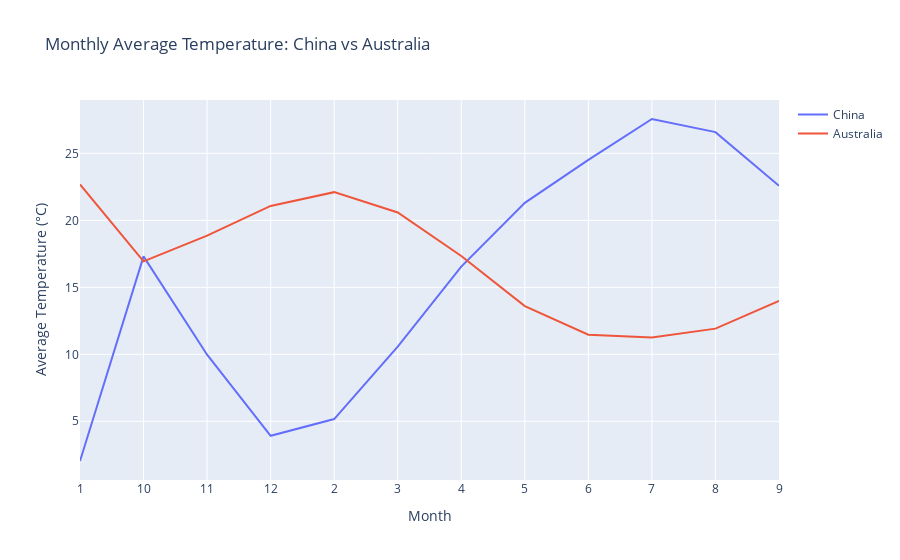

The cell this chart's notebook holds for it:
### Code cell
# 计算每月的平均气温
avg_temp_month_china = df_china.groupby('Month')['AvgTemperature'].mean()
avg_temp_month_australia = df_australia.groupby('Month')['AvgTemperature'].mean()

# 创建图表
fig = go.Figure()
fig.add_trace(go.Scatter(x=avg_temp_month_china.index, y=avg_temp_month_china, mode='lines', name='China'))
fig.add_trace(go.Scatter(x=avg_temp_month_australia.index, y=avg_temp_month_australia, mode='lines', name='Australia'))
fig.update_layout(title='Monthly Average Temperature: China vs Australia',
                  xaxis_title='Month',
                  yaxis_title='Average Temperature (°C)')
fig.show()
# save this data to txt
df_china.to_csv('china.csv')
df_australia.to_csv('australia.csv')

### Figure 1 — Plotly figure (JSON) as saved in the notebook; plotly's stock layout.template omitted (floating-point values rounded to 4 significant figures)
{"data": [{"mode": "lines", "name": "China", "type": "scatter", "x": ["1", "10", "11", "12", "2", "3", "4", "5", "6", "7", "8", "9"], "y": [2.036, 17.31, 9.972, 3.917, 5.167, 10.57, 16.55, 21.31, 24.52, 27.57, 26.59, 22.59]}, {"mode": "lines", "name": "Australia", "type": "scatter", "x": ["1", "10", "11", "12", "2", "3", "4", "5", "6", "7", "8", "9"], "y": [22.68, 16.94, 18.86, 21.08, 22.11, 20.58, 17.34, 13.6, 11.47, 11.25, 11.92, 13.99]}], "layout": {"title": {"text": "Monthly Average Temperature: China vs Australia"}, "xaxis": {"title": {"text": "Month"}}, "yaxis": {"title": {"text": "Average Temperature (°C)"}}}}
